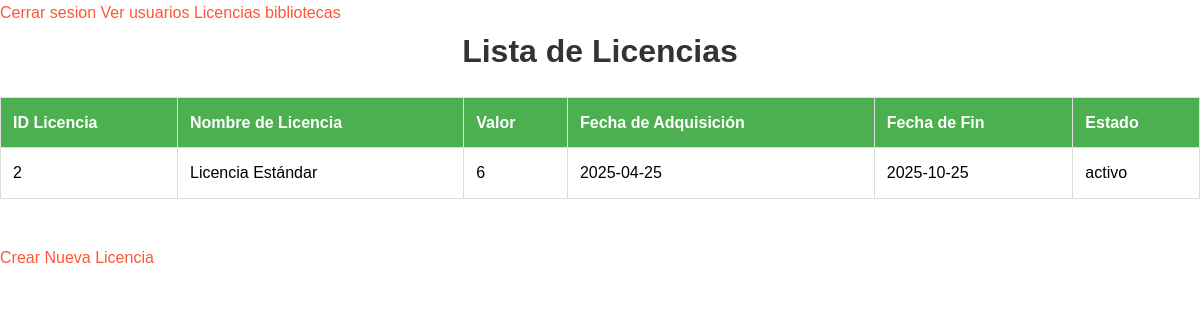
Page /super_admin/licencias.php on the committed database.
### tables this page shows
CREATE TABLE `licencias` (
  `id_licencia` varchar(20) NOT NULL,
  `id_tipo_licencia` int(11) DEFAULT NULL,
  `nit_biblioteca` varchar(50) DEFAULT NULL,
  `fecha_adquisicion` date DEFAULT NULL,
  `fecha_fin` date DEFAULT NULL,
  `id_estado` int(11) DEFAULT NULL
);

CREATE TABLE `tipos_licencias` (
  `id_licencia` int(11) NOT NULL,
  `nom_licencia` varchar(255) DEFAULT NULL,
  `valor` int(11) DEFAULT NULL
);

CREATE TABLE `estado` (
  `id_estado` int(11) NOT NULL,
  `estado` text NOT NULL
);

### super_admin/licencias.php (the view, shortened to what this page needs)
<?php
$conex = new database;
$con = $conex->conectar();
$sql = "SELECT
            licencias.id_licencia,
            tipos_licencias.nom_licencia,
            tipos_licencias.valor,
            licencias.fecha_adquisicion,
            licencias.fecha_fin,
            estado.estado
        FROM licencias
        LEFT JOIN tipos_licencias ON licencias.id_licencia = tipos_licencias.id_licencia
        LEFT JOIN estado ON licencias.id_estado = estado.id_estado";
$stmt = $con->query($sql);
$licencias = $stmt->fetchAll(PDO::FETCH_ASSOC);
?>
<!DOCTYPE html>
<html lang="es">
<head>
    <link rel="stylesheet" href="../css/styles_admin.css">
</head>
<body>
    <h1>Lista de Licencias</h1>
    <table>
        <thead>
            <tr>
                <th>ID Licencia</th>
                <th>Nombre de Licencia</th>
                <th>Valor</th>
                <th>Fecha de Adquisición</th>
                <th>Fecha de Fin</th>
                <th>Estado</th>
            </tr>
        </thead>
        <tbody>
            <?php foreach ($licencias as $licencia): ?>
                <tr>
                    <td><?php echo htmlspecialchars($licencia['id_licencia']); ?></td>
                    <td><?php echo htmlspecialchars($licencia['nom_licencia']); ?></td>
                    <td><?php echo htmlspecialchars($licencia['valor']); ?></td>
                    <td><?php echo htmlspecialchars($licencia['fecha_adquisicion']); ?></td>
                    <td><?php echo htmlspecialchars($licencia['fecha_fin']); ?></td>
                    <td><?php echo htmlspecialchars($licencia['estado']); ?></td>
                </tr>
            <?php endforeach; ?>
        </tbody>
    </table>
    <br>
    <a href="crear_licencia.php">Crear Nueva Licencia</a>
</body>
</html>

### css/styles_admin.css (style rules this page uses)
* { margin: 0; padding: 0; box-sizing: border-box; }
body { font-family: Arial, sans-serif; line-height: 1.6; }
h2, h1 { text-align: center; color: #333; }
table { width: 100%; border-collapse: collapse; margin: 20px 0; }
table td, table th { padding: 12px; border: 1px solid #ddd; text-align: left; }
th { background-color: #4CAF50; color: white; }
a { color: #FF5733; text-decoration: none; font-size: 16px; }

### rows in the picture
licencias: id_licencia "2", id_tipo_licencia.nom_licencia "Licencia Estándar", id_tipo_licencia.valor "6", fecha_adquisicion "2025-04-25", fecha_fin "2025-10-25", id_estado.estado "activo"
